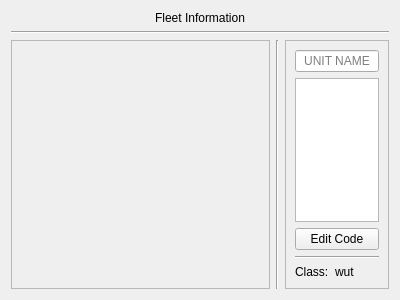
<?xml version="1.0" encoding="UTF-8"?>
<ui version="4.0">
 <class>Form</class>
 <widget class="QWidget" name="Form">
  <property name="geometry">
   <rect>
    <x>0</x>
    <y>0</y>
    <width>400</width>
    <height>300</height>
   </rect>
  </property>
  <property name="windowTitle">
   <string>Form</string>
  </property>
  <layout class="QVBoxLayout" name="verticalLayout" stretch="0,0,1">
   <item>
    <widget class="QLabel" name="label">
     <property name="text">
      <string>Fleet Information</string>
     </property>
     <property name="alignment">
      <set>Qt::AlignmentFlag::AlignCenter</set>
     </property>
    </widget>
   </item>
   <item>
    <widget class="Line" name="line">
     <property name="orientation">
      <enum>Qt::Orientation::Horizontal</enum>
     </property>
    </widget>
   </item>
   <item>
    <layout class="QHBoxLayout" name="horizontalLayout" stretch="5,0,2">
     <item>
      <widget class="QScrollArea" name="scrollArea">
       <property name="widgetResizable">
        <bool>true</bool>
       </property>
       <widget class="QWidget" name="scrollAreaWidgetContents_2">
        <property name="geometry">
         <rect>
          <x>0</x>
          <y>0</y>
          <width>259</width>
          <height>247</height>
         </rect>
        </property>
       </widget>
      </widget>
     </item>
     <item>
      <widget class="Line" name="line_2">
       <property name="orientation">
        <enum>Qt::Orientation::Vertical</enum>
       </property>
      </widget>
     </item>
     <item>
      <widget class="QFrame" name="frame">
       <property name="frameShape">
        <enum>QFrame::Shape::StyledPanel</enum>
       </property>
       <property name="frameShadow">
        <enum>QFrame::Shadow::Raised</enum>
       </property>
       <layout class="QVBoxLayout" name="verticalLayout_2" stretch="0,0,0,0,0">
        <item>
         <widget class="QLineEdit" name="lineEdit">
          <property name="maxLength">
           <number>20</number>
          </property>
          <property name="alignment">
           <set>Qt::AlignmentFlag::AlignCenter</set>
          </property>
          <property name="placeholderText">
           <string>UNIT NAME</string>
          </property>
         </widget>
        </item>
        <item>
         <widget class="QGraphicsView" name="graphicsView"/>
        </item>
        <item>
         <widget class="QPushButton" name="EditorButton">
          <property name="text">
           <string>Edit Code</string>
          </property>
         </widget>
        </item>
        <item>
         <widget class="Line" name="line_3">
          <property name="orientation">
           <enum>Qt::Orientation::Horizontal</enum>
          </property>
         </widget>
        </item>
        <item>
         <layout class="QFormLayout" name="formLayout_2">
          <item row="0" column="0">
           <widget class="QLabel" name="label_2">
            <property name="text">
             <string>Class:</string>
            </property>
           </widget>
          </item>
          <item row="0" column="1">
           <widget class="QLabel" name="label_3">
            <property name="text">
             <string>wut</string>
            </property>
           </widget>
          </item>
         </layout>
        </item>
       </layout>
      </widget>
     </item>
    </layout>
   </item>
  </layout>
 </widget>
 <resources/>
 <connections/>
</ui>
